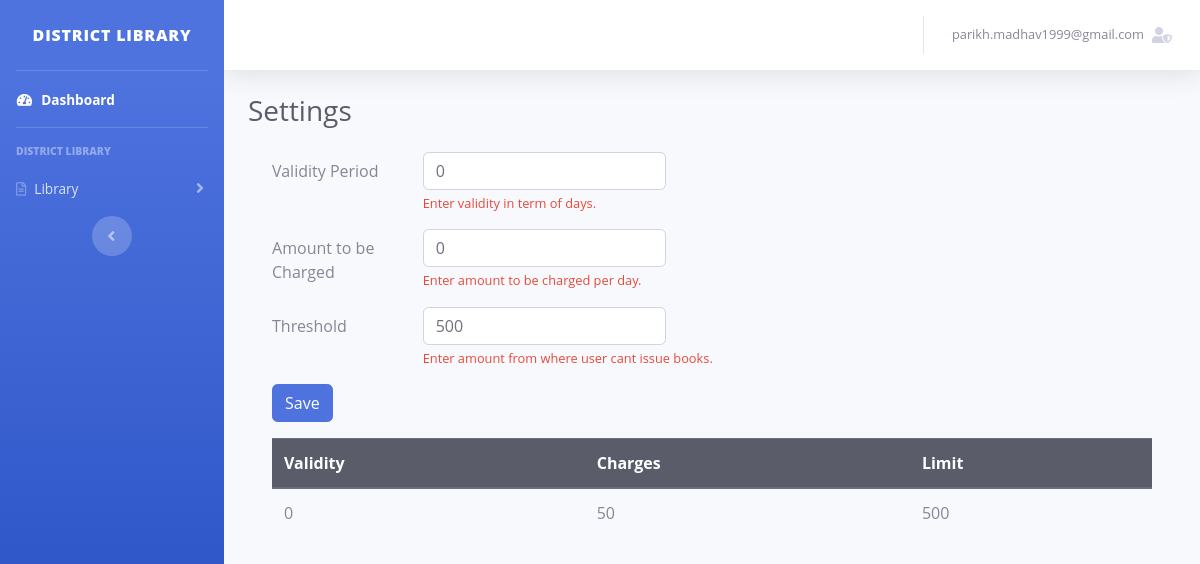
Before: /admin/settings (signed in) with the older database file.
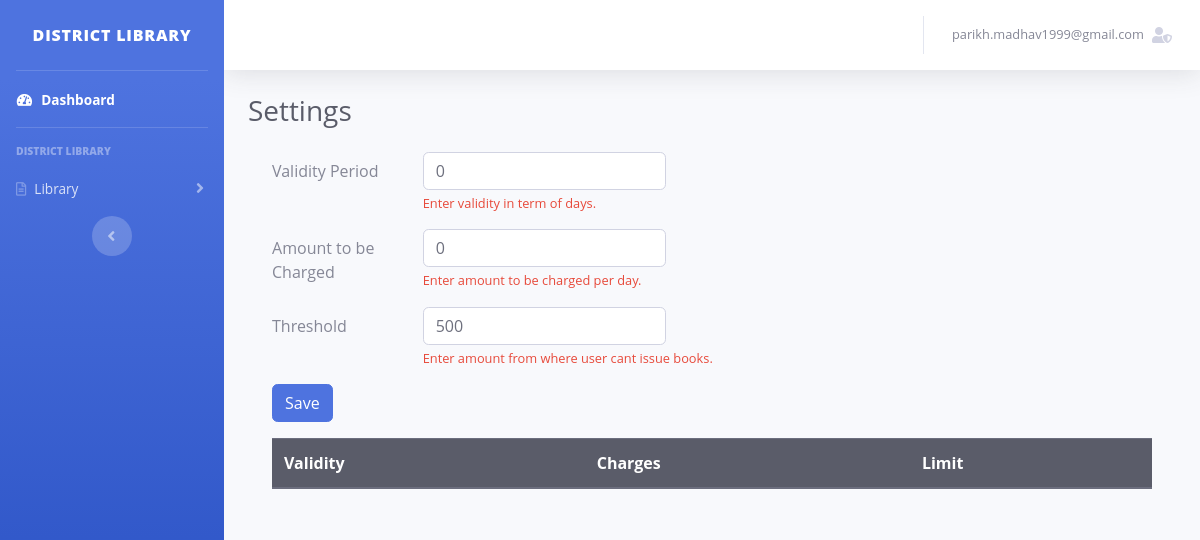
After: the same page with the newer database file.
### app/controller/models.py (models this page shows, shortened)
class Settings(db.Model):
    __tablename__ = 'settings'
    id = db.Column(
        db.Integer,
        primary_key=True
    )
    validity = db.Column(
        db.Integer(),
        index=False,
        unique=False,
        nullable=False,
        default=0
    )
    charges = db.Column(
        db.Integer(),
        index=True,
        unique=False,
        nullable=False,
        default=50
    )
    limit = db.Column(
        db.Integer(),
        index=False,
        unique=False,
        nullable=False,
        default=500
    )
    timestamp = db.Column(
        db.DateTime,
        index=False,
        unique=False,
        nullable=False,
        default=datetime.now()
    )

### app/controller/admin.py (the view)
@admin.route('/settings')
@login_required
def settings():
    return render_template('admin/settings.html',
                           exsisting_settings=Settings.query.order_by(Settings.timestamp.desc()).first())

### app/controller/controller.py (called while the page is built)
def login_required(f):
    @wraps(f)
    def wrap(*args, **kwargs):
        if 'emailid' in session and 'user_type' in session:
            return f(*args, **kwargs)
        else:
            return redirect(url_for('auth.login'))
    return wrap

### app/controller/templates/admin/settings.html (shortened to what this page needs)
{% extends 'index.html' %}
{% block content %}
<div class="d-sm-flex align-items-center justify-content-between mb-4">
    <h1 class="h3 mb-0 text-gray-800">Settings</h1>
</div>
<div class="container-fluid">
    <form method="POST" action="{{ url_for('admin.settings_post') }}">
        <div class="form-group row">
            <label for="validityPeriod" class="col-sm-2 col-form-label">Validity Period</label>
            <div class="col-sm-10">
            <input type="text" class="form-control col-sm-4" name="validityPeriod" id="validityPeriod" value="0">
            <small id="passwordHelpBlock" class="form-text text-danger">
                Enter validity in term of days.
            </small>
            </div>
        </div>
        <div class="form-group row">
            <label for="atbc" class="col-sm-2 col-form-label">Amount to be Charged</label>
            <div class="col-sm-10">
            <input type="text" class="form-control col-sm-4" name="amountToCharge" id="atbc" value="0">
            <small id="passwordHelpBlock" class="form-text text-danger">
                Enter amount to be charged per day.
            </small>
            </div>
        </div>
        <div class="form-group row">
            <label for="atbc" class="col-sm-2 col-form-label">Threshold</label>
            <div class="col-sm-10">
            <input type="text" class="form-control col-sm-4" name="threshold" id="atbc" value="500">
            <small id="passwordHelpBlock" class="form-text text-danger">
                Enter amount from where user cant issue books.
            </small>
            </div>
        </div>
        <div class="form-group row">
            <div class="col-sm-10">
            <button type="submit" class="btn btn-primary">Save</button>
            </div>
        </div>
        </form>
</div>
<div class="container-fluid">
    <table class="table">
        <thead class="thead-dark">
            <tr>
                <th scope="col">Validity</th>
                <th scope="col">Charges</th>
                <th scope="col">Limit</th>
            </tr>
        </thead>
        <tbody>
            <tr>
            <td> {{ exsisting_settings.validity }}</td>
            <td> {{ exsisting_settings.charges }}</td>
            <td> {{ exsisting_settings.limit }}</td>
            </tr>
        </tbody>
    </table>
</div>
{% endblock %}

### app/controller/templates/index.html (shortened to what this page needs)
<!DOCTYPE html>
<html lang="en">
<head>
    <link rel="stylesheet" href="https://cdnjs.cloudflare.com/ajax/libs/font-awesome/5.15.3/css/all.min.css" />
    <link href="{{ url_for('.static',filename='css/sb-admin-2.min.css') }}" rel="stylesheet">
    <link href="{{ url_for('.static',filename='css/Dashboard_cards.css') }}" rel="stylesheet">
    <link href="https://cdn.datatables.net/1.10.23/css/dataTables.bootstrap4.min.css" rel="stylesheet" />
</head>
<body id="page-top">
    <div id="wrapper">
        <ul class="navbar-nav bg-gradient-primary sidebar sidebar-dark accordion" id="accordionSidebar">
            <a class="sidebar-brand d-flex align-items-center justify-content-center" href="index.html">
                <div class="sidebar-brand-text mx-3">District Library</div>
            </a>
            <hr class="sidebar-divider my-0">
            <li class="nav-item active">
                <a class="nav-link" href="index.html">
                    <i class="fas fa-fw fa-tachometer-alt"></i>
                    <span>Dashboard</span></a>
            </li>
            <hr class="sidebar-divider d-none d-md-block">
            <div class="sidebar-heading">
                District Library
            </div>
            <li class="nav-item">
                <a class="nav-link collapsed" href="#" data-toggle="collapse" data-target="#AIPL"
                    aria-expanded="true" aria-controls="AIPL">
                    <i class="far fa-file-alt"></i>
                    <span>Library</span>
                </a>
            </li>
            <div class="text-center d-none d-md-inline">
                <button class="rounded-circle border-0" id="sidebarToggle"></button>
            </div>
        </ul>
        <div id="content-wrapper" class="d-flex flex-column">
            <div id="content">
                <nav class="navbar navbar-expand navbar-light bg-white topbar mb-4 static-top shadow">
                    <ul class="navbar-nav ml-auto">
                        <li class="nav-item dropdown no-arrow">
                            <a class="nav-link dropdown-toggle" href="#" id="userDropdown" role="button"
                                data-toggle="dropdown" aria-haspopup="true" aria-expanded="false">
                                <span class="mr-2 d-none d-lg-inline text-gray-600 small">{{ session.get('emailid','') }}</span>
                               <i class="fas fa-user-shield"></i>
                            </a>
                        </li>
                    </ul>
                </nav>
                <div class="container-fluid">
                    {% block content %}
                    {% endblock %}
                </div>
            </div>
        </div>
    </div>
</body>
     <link href="https://cdn.jsdelivr.net/npm/select2@4.1.0-rc.0/dist/css/select2.min.css" rel="stylesheet">
</html>

### app/controller/static/css/Dashboard_cards.css (style rules this page uses)
h1, h2, h3, h4, h5, h6, div, input, p, a { font-family: "Open Sans"; margin: 0px; }
a, a:hover, a:focus { color: inherit; }
body { background-color: #F1F2F3; }

Changed rows visible on the page:
removed Settings: validity "0", charges "50", limit "500"
